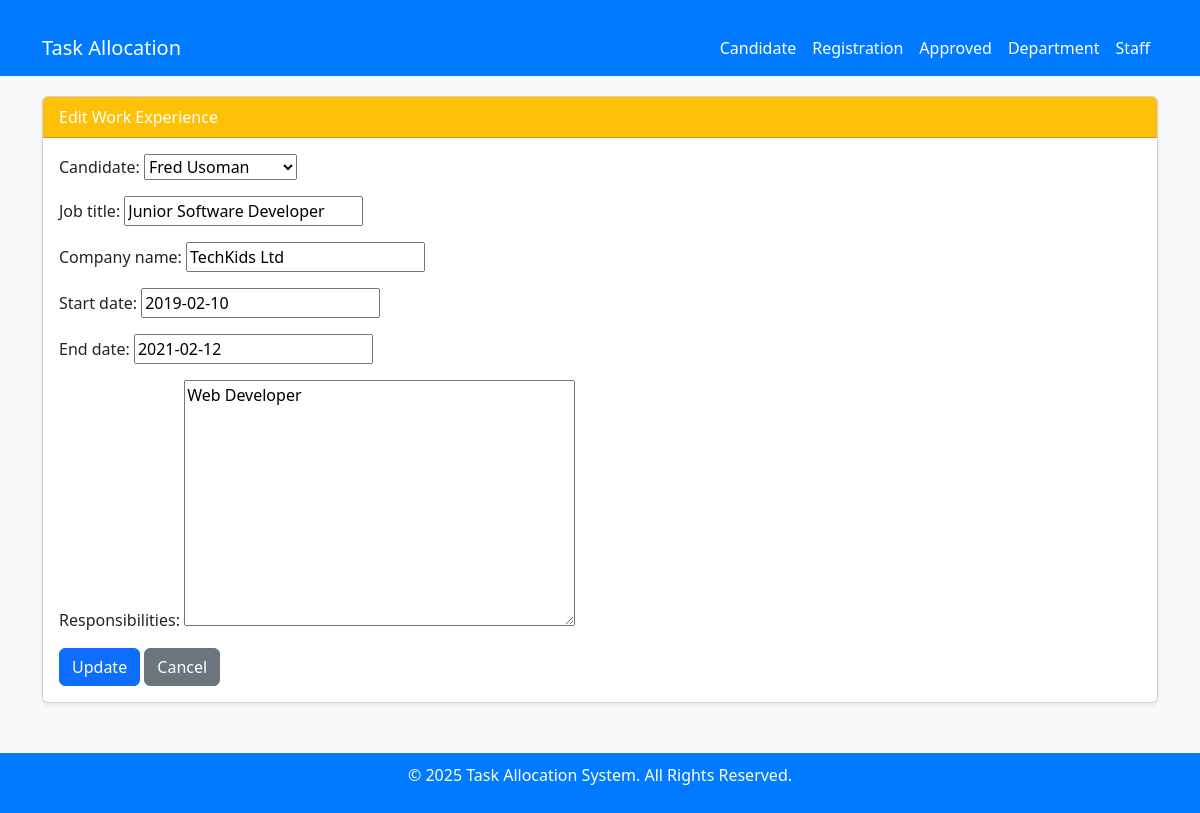
The page /work-experience/4/3/edit/ on the database its author committed.
### mainApp/models.py (models this page shows, shortened)
class WorkExperience(models.Model):
    candidate = models.ForeignKey(Candidate, on_delete=models.CASCADE, related_name="work_experience")
    job_title = models.CharField(max_length=255)
    company_name = models.CharField(max_length=255)
    start_date = models.DateField()
    end_date = models.DateField(blank=True, null=True)
    responsibilities = models.TextField(blank=True, null=True)

### mainApp/views.py (the view)
# urls.py: path('work-experience/<int:workExpo_id>/<int:candidate_id>/edit/', views.edit_workExpo, name='edit_work_experience'),
def edit_workExpo(request, workExpo_id, candidate_id):
    work_experience = get_object_or_404(WorkExperience, id=workExpo_id)
    if request.method == "POST":
        form = WorkExperienceForm(request.POST, instance=work_experience)
        if form.is_valid():
            form.save()
            messages.success(request, "Work experience updated successfully!")
            return redirect('work_experience_list', candidate_id=candidate_id)
    else:
        form = WorkExperienceForm(instance=work_experience)
    return render(request, 'task_allocation/work_experience/edit_workExpo.html', {'form': form, 'candidate_id' : candidate_id})

### mainApp/forms.py
class WorkExperienceForm(forms.ModelForm):
    class Meta:
        model = WorkExperience
        fields = '__all__'

### mainApp/models.py (called while the page is built)
    def __str__(self):
        return f"{self.first_name} {self.last_name}"

### templates/task_allocation/work_experience/edit_workExpo.html
{% extends '../base.html' %} {% block title %}Edit Education{% endblock %}
{%block content%}
<div class="card shadow-sm">
  <div class="card-header bg-warning text-white">Edit Work Experience</div>
  <div class="card-body">
    <form method="POST">
      {% csrf_token %} {{ form.as_p }}
      <button type="submit" class="btn btn-primary">Update</button>
      <a href="{% url 'work_experience_list' candidate_id %}" class="btn btn-secondary">Cancel</a>
    </form>
  </div>
</div>
{%endblock%}

### templates/task_allocation/base.html (style rules this page uses)
body { background-color: #f8f9fa; }

### rows shown on the page
WorkExperience: candidate "Fred Usoman", job_title "Junior Software Developer", company_name "TechKids Ltd", start_date "2019-02-10", end_date "2021-02-12", responsibilities "Web Developer"
